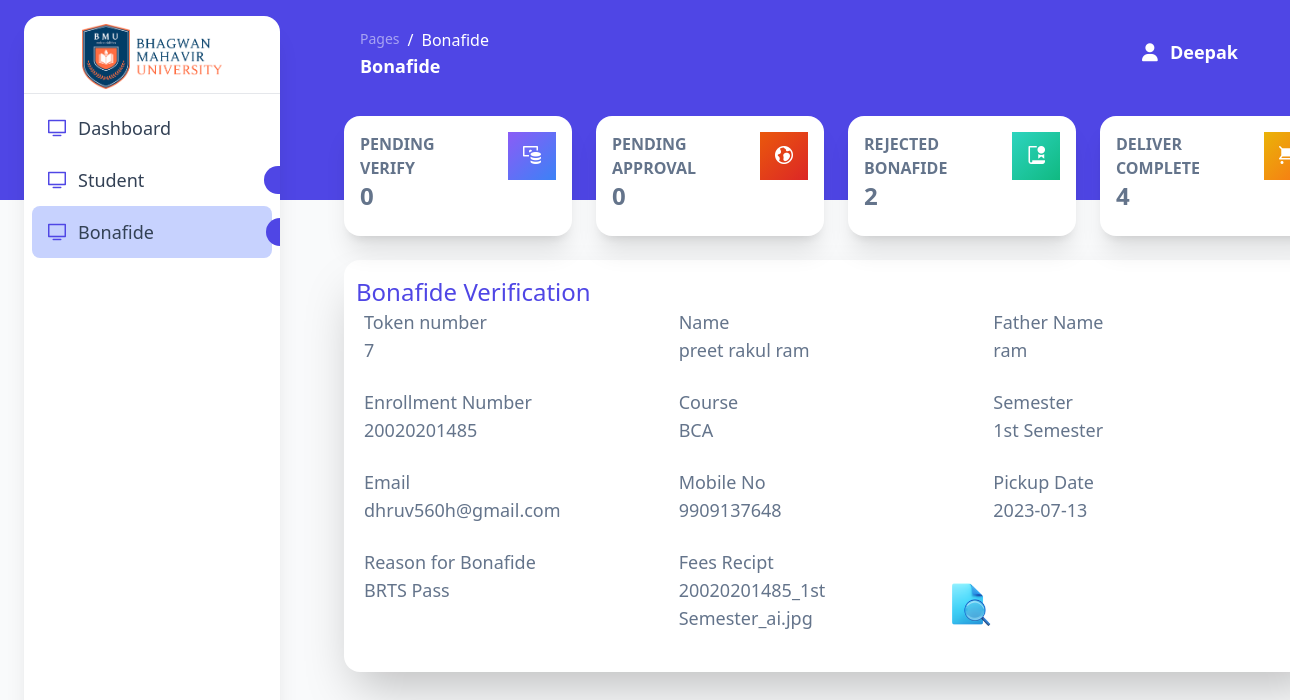
/Admin_side/bonafide_verification?verify_id=7 (signed in), run on an earlier commit of the app's database.
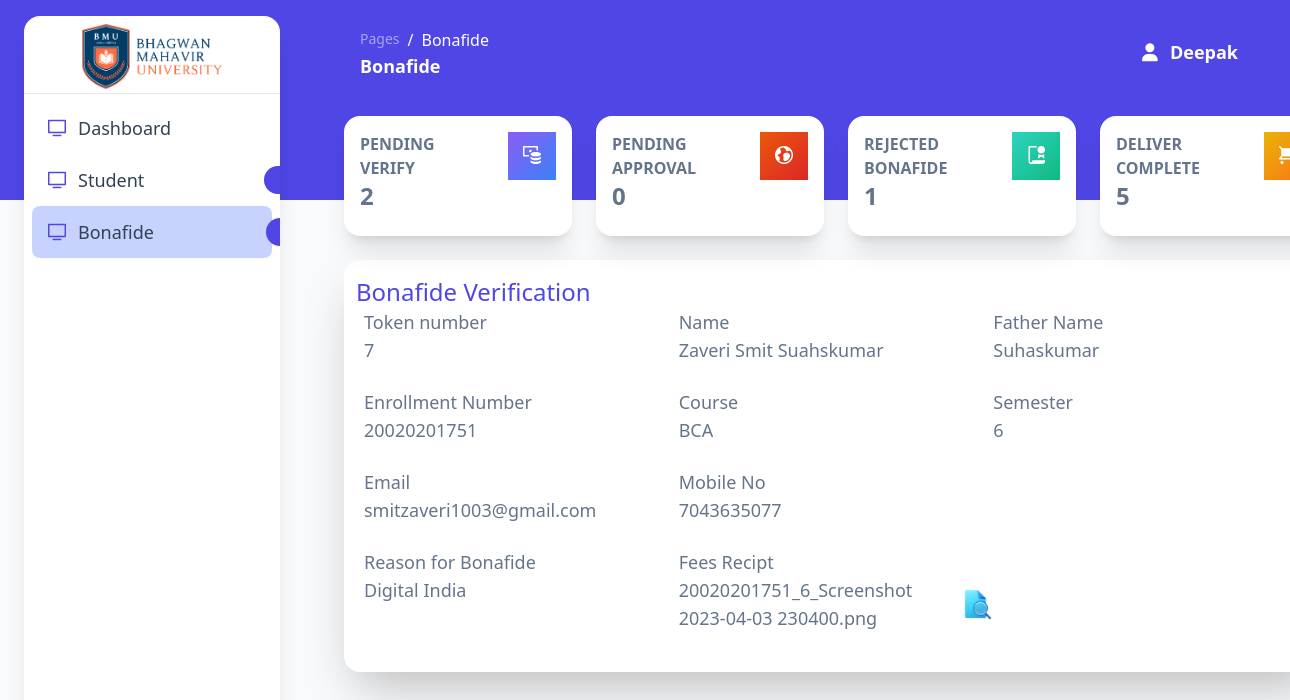
And on a later commit of the database.
### tables this page shows
CREATE TABLE IF NOT EXISTS `bonafide` (
  `id` int NOT NULL AUTO_INCREMENT,
  `enrollment_no` varchar(500) NOT NULL,
  `name` varchar(500) NOT NULL,
  `father_name` varchar(500) NOT NULL,
  `course` varchar(500) NOT NULL,
  `semester` varchar(500) NOT NULL,
  `mobile_no` varchar(500) NOT NULL,
  `email` varchar(500) NOT NULL,
  `purpose` varchar(500) NOT NULL,
  `fee_recipt` varchar(500) NOT NULL,
  `remark` varchar(500) NOT NULL,
  `status` varchar(500) NOT NULL,
  `verify_flag` tinyint(1) NOT NULL DEFAULT '0',
  `verify_by` varchar(500) NOT NULL,
  `approve_flag` tinyint(1) NOT NULL DEFAULT '0',
  `approve_by` varchar(500) NOT NULL,
  `delever_flag` tinyint(1) NOT NULL DEFAULT '0',
  `print_flag` tinyint(1) NOT NULL DEFAULT '0',
  `apply_date` date NOT NULL,
  `pickup_date` date NOT NULL,
  PRIMARY KEY (`id`)
);

### Admin_side/private/bonafide_server.php (called while the page is built, shortened)
<?php
class Bonafide
{
    function individual_detail($id)
    {
        $con = connect();
        $query = "SELECT * FROM `bonafide` WHERE `id` = '$id'";
        $result = mysqli_query($con, $query);
        return $result;
    }
    function pending_verify()
    {
        $con = connect();
        $query = "SELECT COUNT(*) FROM `bonafide` WHERE `verify_flag` = '0' AND `remark` = ''";
        $result = mysqli_query($con, $query);
        $data = mysqli_fetch_assoc($result);
        return $data['COUNT(*)'];
    }
    function pending_approval()
    {
        $con = connect();
        $query = "SELECT COUNT(*) FROM `bonafide` WHERE `approve_flag` = '0' AND `verify_flag` = '1' AND `remark` = ''";
        $result = mysqli_query($con, $query);
        $data = mysqli_fetch_assoc($result);
        return $data['COUNT(*)'];
    }
    function reject_bonafide()
    {
        $con = connect();
        $query = "SELECT COUNT(*) FROM `bonafide` WHERE `remark` != ''";
        $result = mysqli_query($con, $query);
        $data = mysqli_fetch_assoc($result);
        return $data['COUNT(*)'];
    }
    function complete_deliver()
    {
        $con = connect();
        $query = "SELECT COUNT(*) FROM `bonafide` WHERE `delever_flag` = '1' AND `remark` = ''";
        $result = mysqli_query($con, $query);
        $data = mysqli_fetch_assoc($result);
        return $data['COUNT(*)'];
    }
}
?>

### Admin_side/public/bonafide_verification.php (the view, shortened to what the changed rows need)
<?php
include('private/bonafide_server.php');
$id = $_GET['verify_id'];
$bonafide = new Bonafide;
$bonafide_details = $bonafide->individual_detail($id);
?>
<!DOCTYPE html>
<html>
<head>
  <link href="private/assets/css/nucleo-icons.css" rel="stylesheet" />
  <link href="private/assets/css/nucleo-svg.css" rel="stylesheet" />
  <link rel="stylesheet" href="input.css">
  <script src="https://cdn.tailwindcss.com"></script>
</head>
<body class="m-0 font-sans text-base antialiased font-normal leading-default bg-gray-50 text-slate-500 overflow-hidden">
  <main class="relative h-full max-h-screen transition-all duration-200 ease-in-out xl:ml-68 rounded-xl">
    <div class="w-4/5 px-6 py-8 ml-80">
      <?php
      if ($_SESSION['type'] == "Head") {
        ?>
        <div class="flex flex-wrap -mx-3 mb-6">
          <div class="w-full max-w-full px-3 mb-6 sm:w-1/2 sm:flex-none xl:mb-0 xl:w-1/4 cursor-pointer"
            onclick="pending_verify_2()">
            <div class="relative flex flex-col min-w-0 break-words bg-white shadow-xl rounded-2xl bg-clip-border">
              <div class="flex-auto p-4">
                <div class="flex flex-row -mx-3">
                  <div class="flex-none w-2/3 max-w-full px-3">
                    <div>
                      <p class="mb-0 font-sans text-md font-semibold leading-normal uppercase">Pending Verify</p>
                      <h5 class="mb-2 font-bold text-2xl">
                        <?php echo $bonafide->pending_verify(); ?>
                      </h5>
                    </div>
                  </div>
                  <div class="px-3 text-right basis-1/3">
                    <div
                      class="inline-block w-12 h-12 text-center rounded-circle bg-gradient-to-tl from-blue-500 to-violet-500">
                      <i class="ni leading-none ni-money-coins text-lg relative top-3.5 text-white"></i>
                    </div>
                  </div>
                </div>
              </div>
            </div>
          </div>
          <div class="w-full max-w-full px-3 mb-6 sm:w-1/2 sm:flex-none xl:mb-0 xl:w-1/4 cursor-pointer"
            onclick="pending_approval()">
            <div class="relative flex flex-col min-w-0 break-words bg-white shadow-xl rounded-2xl bg-clip-border">
              <div class="flex-auto p-4">
                <div class="flex flex-row -mx-3">
                  <div class="flex-none w-2/3 max-w-full px-3">
                    <div>
                      <p class="mb-0 font-sans text-md font-semibold leading-normal uppercase">Pending Approval</p>
                      <h5 class="mb-2 font-bold text-2xl">
                        <?php echo $bonafide->pending_approval(); ?>
                      </h5>
                    </div>
                  </div>
                  <div class="px-3 text-right basis-1/3">
                    <div
                      class="inline-block w-12 h-12 text-center rounded-circle bg-gradient-to-tl from-red-600 to-orange-600">
                      <i class="ni leading-none ni-world text-lg relative top-3.5 text-white"></i>
                    </div>
                  </div>
                </div>
              </div>
            </div>
          </div>
          <div class="w-full max-w-full px-3 mb-6 sm:w-1/2 sm:flex-none xl:mb-0 xl:w-1/4 cursor-pointer"
            onclick="reject_bonafide()">
            <div class="relative flex flex-col min-w-0 break-words bg-white shadow-xl rounded-2xl bg-clip-border">
              <div class="flex-auto p-4">
                <div class="flex flex-row -mx-3">
                  <div class="flex-none w-2/3 max-w-full px-3">
                    <div>
                      <p class="mb-0 font-sans text-md font-semibold leading-normal uppercase">Rejected Bonafide</p>
                      <h5 class="mb-2 font-bold text-2xl">
                        <?php echo $bonafide->reject_bonafide(); ?>
                      </h5>
                    </div>
                  </div>
                  <div class="px-3 text-right basis-1/3">
                    <div
                      class="inline-block w-12 h-12 text-center rounded-circle bg-gradient-to-tl from-emerald-500 to-teal-400">
                      <i class="ni leading-none ni-paper-diploma text-lg relative top-3.5 text-white"></i>
                    </div>
                  </div>
                </div>
              </div>
            </div>
          </div>
          <div class="w-full max-w-full px-3 sm:w-1/2 sm:flex-none xl:w-1/4 cursor-pointer" onclick="complete_delivery()">
            <div class="relative flex flex-col min-w-0 break-words bg-white shadow-xl rounded-2xl bg-clip-border">
              <div class="flex-auto p-4">
                <div class="flex flex-row -mx-3">
                  <div class="flex-none w-2/3 max-w-full px-3">
                    <div>
                      <p class="mb-0 font-sans text-md font-semibold leading-normal uppercase">Deliver Complete</p>
                      <h5 class="mb-2 font-bold text-2xl">
                        <?php echo $bonafide->complete_deliver(); ?>
                      </h5>
                    </div>
                  </div>
                  <div class="px-3 text-right basis-1/3">
                    <div
                      class="inline-block w-12 h-12 text-center rounded-circle bg-gradient-to-tl from-orange-500 to-yellow-500">
                      <i class="ni leading-none ni-cart text-lg relative top-3.5 text-white"></i>
                    </div>
                  </div>
                </div>
              </div>
            </div>
          </div>
        </div>
        <?php
      }
      ?>
      <div class="w-full bg-white shadow-2xl rounded-2xl mt-0 py-4">
        <div class="flex flex-col justify-start">
          <h1 class="text-2xl font-medium text-indigo-600 pl-3">Bonafide Verification</h1>
        </div>
        <div class="flex flex-col justify-start px-5">
          <?php
          while ($row = mysqli_fetch_assoc($bonafide_details)) {
            ?>
            <div class="grid grid-cols-3">
              <div class="col-span-1">
                <h1 class="text-lg font-medium">Token number</h1>
                <p class="text-lg">
                  <?php echo $row['id']; ?>
                </p>
              </div>
              <div class="col-span-1">
                <h1 class="text-lg font-medium">Name</h1>
                <p class="text-lg">
                  <?php echo $row['name']; ?>
                </p>
              </div>
              <div class="col-span-1">
                <h1 class="text-lg font-medium">Father Name</h1>
                <p class="text-lg">
                  <?php echo $row['father_name']; ?>
                </p>
              </div>
            </div>
            <div class="grid grid-cols-3 mt-6">
              <div class="col-span-1">
                <h1 class="text-lg font-medium">Enrollment Number</h1>
                <p class="text-lg">
                  <?php echo $row['enrollment_no']; ?>
                </p>
              </div>
              <div class="col-span-1">
                <h1 class="text-lg font-medium">Course</h1>
                <p class="text-lg">
                  <?php echo $row['course']; ?>
                </p>
              </div>
              <div class="col-span-1">
                <h1 class="text-lg font-medium">Semester</h1>
                <p class="text-lg">
                  <?php echo $row['semester']; ?>
                </p>
              </div>
            </div>
            <div class="grid grid-cols-3 mt-6">
              <div class="col-span-1">
                <h1 class="text-lg font-medium">Email</h1>
                <p class="text-lg">
                  <?php echo $row['email']; ?>
                </p>
              </div>
              <div class="col-span-1">
                <h1 class="text-lg font-medium">Mobile No</h1>
                <p class="text-lg">
                  <?php echo $row['mobile_no']; ?>
                </p>
              </div>
              <?php if ($_SESSION['type'] == "Head" && $row['delever_flag'] == 1 || $_SESSION['type'] == "Clerk" && $row['delever_flag'] == 1) { ?>
                <div class="col-span-1">
                  <h1 class="text-lg font-medium">Pickup Date</h1>
                  <p class="text-lg">
                    <?php echo $row['pickup_date']; ?>
                  </p>
                </div>
              <?php } else if (($_SESSION['type'] == "Head" || $_SESSION['type'] == "Clerk") && $row['remark'] != "") { ?>
                  <div class="col-span-1">
                    <h1 class="text-lg font-medium">Reason for Cancel</h1>
                    <p class="text-lg">
                    <?php echo $row['remark']; ?>
                    </p>
                  </div>
                <?php } ?>
            </div>
            <div class="grid grid-cols-3 mt-6">
              <div class="col-span-1">
                <h1 class="text-lg font-medium">Reason for Bonafide</h1>
                <p class="text-lg">
                  <?php echo $row['purpose']; ?>
                </p>
              </div>
              <div class="col-span-1">
                <h1 class="text-lg font-medium">Fees Recipt</h1>
                <p class="text-lg flex items-center">
                  <?php echo $row['fee_recipt']; ?>
                <a href="private/Fees_recipt/<?php echo $row['fee_recipt']; ?>" target="_blank">
                <abbr title="View"><img src="private/Images/icons8-view-94.png" alt="" class="w-14"></abbr>
                </a>
                </p>
              </div>
            </div>
              </div>
              <?php
          }
          ?>
          </div>
        </div>
  </main>
</body>
</html>

What changed in the data, as far as the page shows it:
changed bonafide "BCA": name "preet rakul ram" → "Zaveri Smit Suahskumar"; father_name "ram" → "Suhaskumar"; enrollment_no "20020201485" → "20020201751"; semester "1st Semester" → "6"; email "dhruv560h@gmail.com" → "smitzaveri1003@gmail.com"; mobile_no "9909137648" → "7043635077"; purpose "BRTS Pass" → "Digital India"; fee_recipt "20020201485_1st Semester_ai.jpg" → "20020201751_6_Screenshot 2023-04-03 230400.png"; delever_flag 1 → 0 (drawn); pickup_date "2023-07-13" → (not shown)
Also different on the page:
$bonafide->pending_verify(): "0" → "2"
$bonafide->reject_bonafide(): "2" → "1"
$bonafide->complete_deliver(): "4" → "5"
